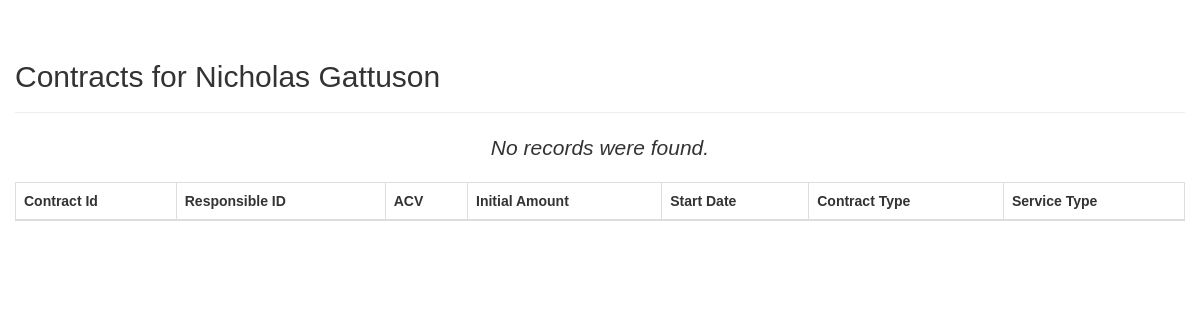
Before: /Reports/view.php?sales_id=1&sales_name=Nicholas Gattuson (signed in) with the older database file.
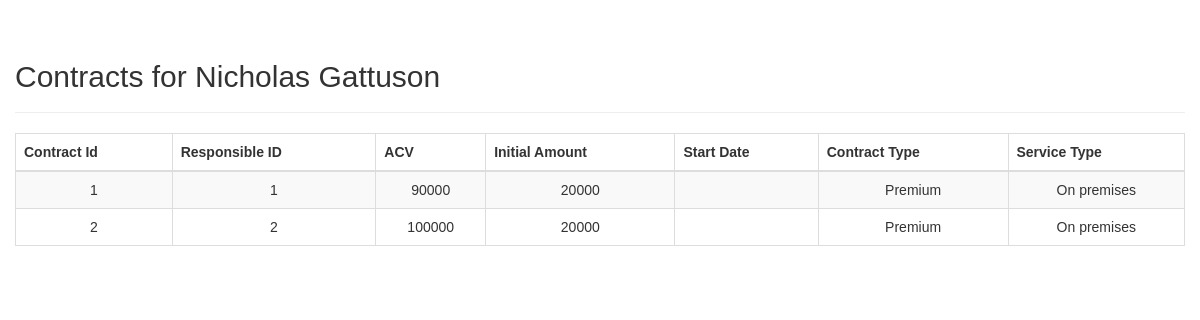
After: the same page with the newer database file.
### tables this page shows
CREATE TABLE IF NOT EXISTS Contract (
    id INT UNSIGNED AUTO_INCREMENT, 
    client_id INT UNSIGNED,
    responsible_id INT UNSIGNED,
    acv int (10) NOT NULL,
    initial_amount DOUBLE(10, 2),   
    start_date TIMESTAMP DEFAULT CURRENT_TIMESTAMP,
    service_type INT UNSIGNED,
    contract_type INT UNSIGNED,
    sales_associate INT UNSIGNED,
	  client_satisfaction INT DEFAULT NULL,
	  CONSTRAINT satisfaction_chk CHECK (client_satisfaction BETWEEN 1 AND 10),
    PRIMARY KEY(id),
    INDEX(client_id),
    INDEX(contract_type),
    INDEX(service_type),
    INDEX(responsible_id),
    INDEX(sales_associate),
    FOREIGN KEY(client_id) REFERENCES Client(id),
    FOREIGN KEY(service_type) REFERENCES Service_type(id),
    FOREIGN KEY(contract_type) REFERENCES Contract_type(id),
    FOREIGN KEY(responsible_id) REFERENCES Responsible(id),
    FOREIGN KEY(sales_associate) REFERENCES SalesAssociate(id)
);

CREATE TABLE IF NOT EXISTS Contract_type(
    id INT(6) UNSIGNED AUTO_INCREMENT, 
    name VARCHAR(30) NOT NULL,
    PRIMARY KEY(id)
    );

CREATE TABLE IF NOT EXISTS Service_type(
    id INT(6) UNSIGNED AUTO_INCREMENT, 
    name CHAR(11),
    PRIMARY KEY(id)
);

### Reports/view.php (the view, shortened to what this page needs)
<?php
require_once '../config.php';
if(!isset($_GET['sales_name']) || empty($_GET['sales_name'])){
    header("location: welcome.php");
    exit;
} else {
    $sales_name = $_GET['sales_name'];
}
?>
<!DOCTYPE html>
<html lang="en">
<head>
    <link rel="stylesheet" href="https://maxcdn.bootstrapcdn.com/bootstrap/3.3.7/css/bootstrap.css">
</head>
<body>
<div class="wrapper">
    <div class="container-fluid">
        <div class="row">
            <div class="col-md-12">
                <div class="page-header clearfix">
                    <h2 class="pull-left">Contracts for <?php echo $sales_name ?></h2>
                </div>
                <?php
                echo "<table class='table table-bordered table-striped'>";
                echo "<thead>";
                echo "<tr>";
                echo "<th>Contract Id</th>";
                echo "<th>Responsible ID</th>";
                echo "<th>ACV</th>";
                echo "<th>Initial Amount</th>";
                echo "<th>Start Date</th>";
                echo "<th>Contract Type</th>";
                echo "<th>Service Type</th>";
                echo "</tr>";
                echo "</thead>";
                echo "<tbody>";
                $sql = "SELECT
                        Contract.id AS con_id,
                        Contract.client_id,
                        Contract.responsible_id,
                        Contract.acv, Contract.initial_amount,
                        Contract.service_type,
                        Contract.client_satisfaction,
                        Contract_type.name AS Con_name,
                        Contract_type.id AS Con_type_id,
                        Service_type.name AS Serv_name,
                        DATE(Contract.start_date)
                        FROM Contract_type INNER JOIN Contract ON
                        Contract.contract_type = Contract_type.id INNER JOIN Service_type
                        ON Contract.service_type = Service_type.id WHERE
                        sales_associate = ? AND start_date >= DATE_ADD(CURDATE(), INTERVAL -10 DAY)";
                if($stmt = mysqli_prepare($conn, $sql)) {
                    mysqli_stmt_bind_param($stmt, "i", $param1);
                    if(mysqli_stmt_execute($stmt)) {
                        $result = mysqli_stmt_get_result($stmt);
                        if(mysqli_num_rows($result) > 0){
                            while($row = mysqli_fetch_array($result)){
                                echo "<tr>";
                                echo "<td>" . $row['con_id'] . "</td>";
                                echo "<td>" . $row['responsible_id'] . "</td>";
                                echo "<td>" . $row['acv'] . "</td>";
                                echo "<td>" . $row['initial_amount'] . "</td>";
                                echo "<td>". $row['start_date'] . "</td>";
                                echo "<td>". $row['Con_name'] . "</td>";
                                echo "<td>". $row['Serv_name'] . "</td>";
                                echo "</tr>";
                            }
                            echo "</tbody>";
                            echo "</table>";
                        }else{
                            echo "<p class='lead'><em>No records were found.</em></p>";
                        }
                    } else {
                        echo "Could not executd sql statement";
                    }
                }
                ?>
            </div>
        </div>
    </div>
</div>
</body>
</html>

### Reports/view.php (style rules this page uses)
body { font: 14px sans-serif; text-align: center; }

Changed rows visible on the page:
now on this page (row edited): contract: id "1", responsible "1", acv "90000", initial_amount "20000", contract_type.name "Premium", service_type.name "On premises"
now on this page (row edited): contract: id "2", responsible "2", acv "100000", initial_amount "20000", contract_type.name "Premium", service_type.name "On premises"
Other visible differences:
text no longer shown: "No records were found."
